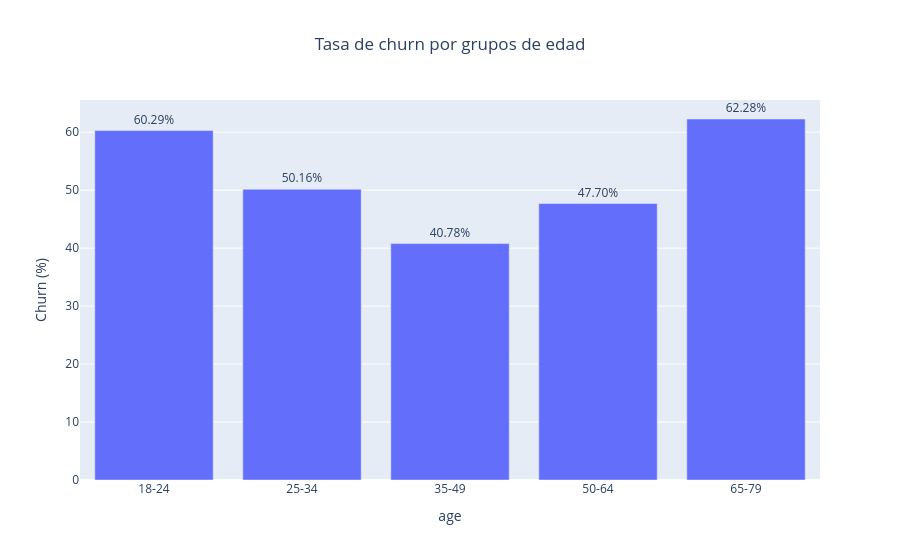

Notebook cell for this chart:
### Markdown cell above
### 5.6 Edad por tramos

La edad no suele comportarse de forma lineal, así que por tramos se interpreta mejor.

### Code cell
age_table = plot_churn_by_numeric_bins(df, "age", "age_group", title="Tasa de churn por grupos de edad")
age_table

### Figure 1 — Plotly figure (JSON) as saved in the notebook; plotly's stock layout.template omitted (floating-point values rounded to 4 significant figures)
{"data": [{"hovertemplate": "age_group=%{x}<br>churn_pct=%{text}<extra></extra>", "legendgroup": "", "marker": {"color": "#636efa", "pattern": {"shape": ""}}, "name": "", "orientation": "v", "showlegend": false, "text": [60.29, 50.16, 40.78, 47.7, 62.28], "textposition": "outside", "texttemplate": "%{text:.2f}%", "type": "bar", "x": ["18-24", "25-34", "35-49", "50-64", "65-79"], "xaxis": "x", "y": [60.29, 50.16, 40.78, 47.7, 62.28], "yaxis": "y"}], "layout": {"barmode": "relative", "legend": {"tracegroupgap": 0}, "title": {"text": "Tasa de churn por grupos de edad", "x": 0.5}, "xaxis": {"anchor": "y", "domain": [0, 1], "title": {"text": "age"}}, "yaxis": {"anchor": "x", "domain": [0, 1], "title": {"text": "Churn (%)"}}}}
